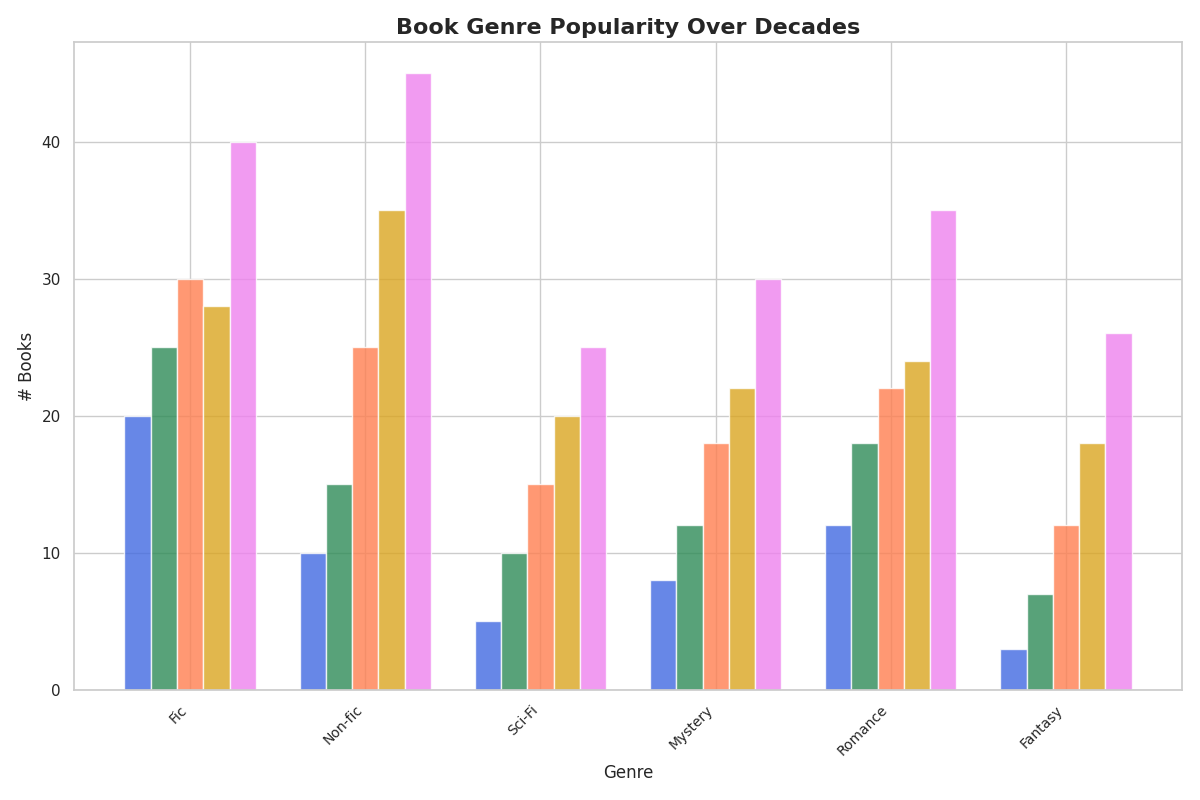

This chart was generated by the following Python code:
import matplotlib.pyplot as plt
import numpy as np

decades = ['60s', '70s', '80s', '90s', '00s']
genres = ['Fic', 'Non-fic', 'Sci-Fi', 'Mystery', 'Romance', 'Fantasy']

publication_counts = {
    'Fiction': [20, 25, 30, 28, 40],
    'Non-fiction': [10, 15, 25, 35, 45],
    'Science Fiction': [5, 10, 15, 20, 25],
    'Mystery': [8, 12, 18, 22, 30],
    'Romance': [12, 18, 22, 24, 35],
    'Fantasy': [3, 7, 12, 18, 26]
}

fig, ax = plt.subplots(figsize=(12, 8))
colors = ['royalblue', 'seagreen', 'coral', 'goldenrod', 'violet', 'mediumpurple']

for i, (color, decade) in enumerate(zip(colors, decades)):
    x_offsets = np.arange(len(genres)) + i * 0.15
    decade_data = [publication_counts[genre][i] for genre in publication_counts.keys()]
    ax.bar(x_offsets, decade_data, width=0.15, color=color, alpha=0.8)

ax.set_title('Book Genre Popularity Over Decades', fontsize=16, fontweight='bold')
ax.set_xlabel('Genre', fontsize=12)
ax.set_ylabel('# Books', fontsize=12)
ax.set_xticks(np.arange(len(genres)) + 0.3)
ax.set_xticklabels(genres, fontsize=10, rotation=45, ha='right')
plt.tight_layout()
plt.show()
